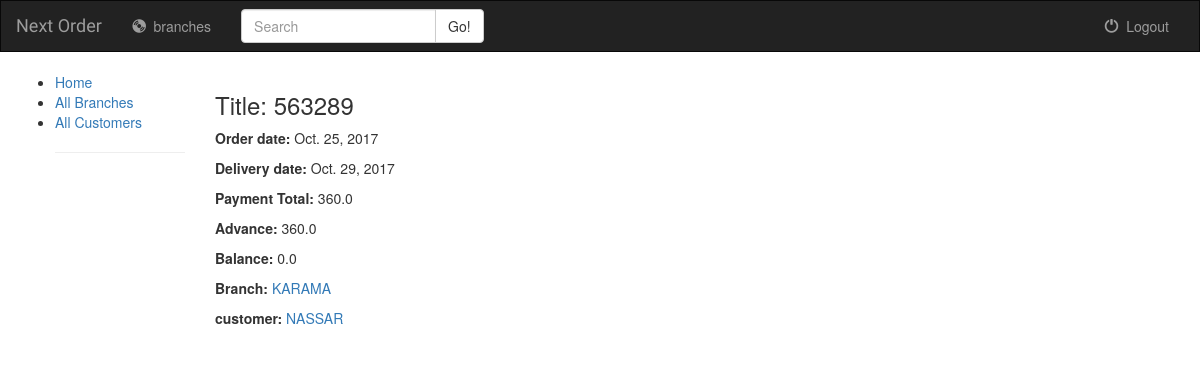
Page /nextorder/order/563289 on the committed database.
### nextorder/models.py (models this page shows, shortened)
class Order(models.Model):
    order_number = models.IntegerField(primary_key=True, null=False) # Primary Key
    customer = models.ForeignKey(Customer, blank=True, null=True)
    order_branch = models.ForeignKey(Branch, blank=True, null=True)
    order_date = models.DateField( blank=True, null=True)
    delivery_date = models.DateField(blank=True, null=True)
    payment_total = models.FloatField(null=True)
    payment_advance = models.FloatField(null=True)
    payment_balance = models.FloatField(null=True)
    class Meta:
        ordering = ['-delivery_date']
    def __str__(self):
        return '%s' % (self.order_number)

class Branch(models.Model):
    branch_name = models.CharField(max_length=50)
    branch_code = models.CharField(max_length=10, blank=True)

class Customer(models.Model):
    phone_number = models.IntegerField(primary_key=True, null=False)
    last_name = models.CharField(max_length = 100, blank=True)
    first_name = models.CharField(max_length = 100, blank=True)
    age = models.IntegerField(null=True)
    email = models.EmailField(blank=True)
    address = models.CharField(max_length = 250, blank=True)
    class Meta:
        ordering = ['first_name']

### nextorder/views.py (the view)
# urls.py: url(r'order/(?P<pk>\d+)$', views.OrderDetailView.as_view(), name='order-detail'),
class OrderDetailView(generic.DetailView):
    model = Order

### nextorder/templates/nextorder/order_detail.html
{% extends "base_generic.html" %}
{% block content %}
  <h3>Title: {{ order }}</h3>
  <p><strong>Order date:</strong> {{ order.order_date }}</p>
  <p><strong>Delivery date:</strong> {{ order.delivery_date }}</p>
  <p><strong>Payment Total:</strong> {{ order.payment_total }}</p>
  <p><strong>Advance:</strong> {{ order.payment_advance }}</p>
  <p><strong>Balance:</strong> {{ order.payment_balance }}</p>
  <p><strong>Branch:</strong> <a href="{% url 'branch-detail' order.order_branch.pk %}">{{ order.order_branch.branch_name }}</a></p>
  <p><strong>customer:</strong> <a href="{% url 'customer-detail' order.customer.pk %}">{{ order.customer.first_name}}</a></p>
{% endblock %}

### nextorder/static/nextorder/style.css (style rules this page uses)
body { background: white url("images/background.png"); }

### rows in the picture
Order: order_number "563289", order_date "Oct. 25, 2017", delivery_date "Oct. 29, 2017", payment_total "360.0", payment_advance "360.0", payment_balance "0.0", order_branch.branch_name "KARAMA", customer.first_name "NASSAR"
